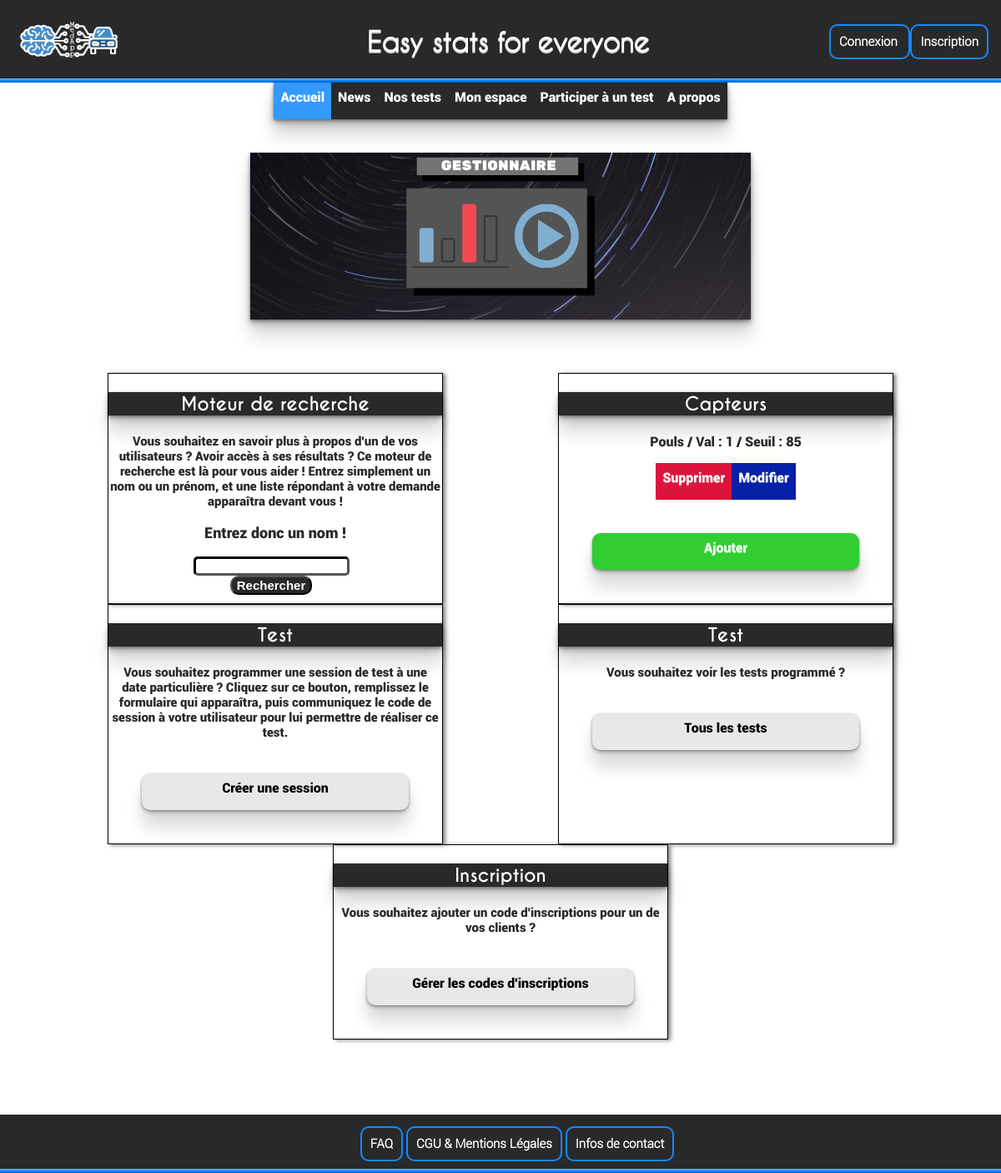
Page /page_gestionnaire.php on the committed database.
### tables this page shows
CREATE TABLE IF NOT EXISTS `capteur` (
  `idCapteur` int(11) NOT NULL AUTO_INCREMENT,
  `Type` varchar(100) NOT NULL,
  `Valeur` double NOT NULL,
  `seuil` double NOT NULL,
  `Date` date DEFAULT NULL,
  `idBoitier` int(11) NOT NULL,
  PRIMARY KEY (`idCapteur`),
  KEY `idBoitier` (`idBoitier`)
);

### page_gestionnaire.php (called while the page is built, shortened)
<?php
include_once("includes/AccesBase.php");
$capteurs = $db->query('SELECT * FROM capteur ORDER BY idCapteur DESC');
include_once('Vues/page_gestionnaire.vue.php');
?>

### Vues/page_gestionnaire.vue.php (the view, shortened to what this page needs)
<!DOCTYPE HTML>
<html>
  <head>
	<link rel="stylesheet" type="text/css" href="design/page_gestionnaire.css">
  </head>
  <body>
    <header><?php include_once('includes/header.php'); ?></header>
    <div id = "main">
      <div align="center">
        <img class="bannière" src="ressources/page_gestionnaire.png" alt="Alt text"/>
      </div>
      <div class="options">
        <div class="catégorie">
          <p class="titre_catég"> Moteur de recherche </p>
          <p class="intro"> Vous souhaitez en savoir plus à propos d'un de vos utilisateurs ? Avoir accès à ses résultats ? Ce moteur de
          recherche est là pour vous aider ! Entrez simplement un nom ou un prénom, et une liste répondant à votre demande apparaîtra devant vous ! </p>
          <center>
            <p class="titre_search"> Entrez donc un nom ! </p>
            <section class="moteur_recherche">
              <div class="recherche">
                <form method="post" action="resultat_recherche.php">
                    <input type="text" name="keywords" class="champ_saisie"><br/>
                    <input type="submit" value="Rechercher" class="bouton_recherche">
                </form>
              </div>
            </section>
          </center>
        </div>
        <div class="catégorie">
          <p class="titre_catég"> Capteurs </p>
            <?php while($c = $capteurs->fetch()){ ?>
              <p class="capteur"><?= $c['Type'] ?> / Val : <?=$c['Valeur'] ?>
              / Seuil :  <?= $c['seuil'] ?></p>
          <ul class="Actions">
            <li class="Del_cap"><a href="page_admin.php?delete_cap=<?= $c['idCapteur']?>" onclick="return confirm('Etes-vous sûr de vouloir effectuer la suppresion ?');">Supprimer</a></li>
            <li class="Modif_cap"><a href="page_capteur.php?modif_cap=<?= $c['idCapteur']?>">Modifier</a> </li>
          </ul>
          <?php } ?>
          <a class="Add_cap" href="add_capteur.php">Ajouter</a>
        </div>
        <div class="catégorie">
          <p class="titre_catég"> Test </p>
          <p class="intro"> Vous souhaitez programmer une session de test à une date particulière ? Cliquez sur ce bouton, remplissez le formulaire
          qui apparaîtra, puis communiquez le code de session à votre utilisateur pour lui permettre de réaliser ce test. </p>
          <a class="création_test" href="Creation_test.php">Créer une session</a>
        </div>
        <div class="catégorie">
          <p class="titre_catég"> Test </p>
          <p class="intro"> Vous souhaitez voir les tests programmé ?</p>
          <a class="création_test" href="affichageTest.php">Tous les tests</a>
        </div>
        <div class="catégorie">
          <p class="titre_catég"> Inscription </p>
          <p class="intro"> Vous souhaitez ajouter un code d'inscriptions pour un de vos clients ?</p>
          <a class="création_test" href="affichageTest.php">Gérer les codes d'inscriptions</a>
        </div>
      </div>
    </div>
    <footer><?php include_once('includes/footer.php'); ?></footer>
  </body>
</html>

### design/page_gestionnaire.css (style rules this page uses)
body { margin:0; }
.bannière { box-shadow: 0 1px 3px rgba(0, 0, 0, .3), 0 3px 5px rgba(0, 0, 0, .2), 0 5px 10px rgba(0, 0, 0, .2), 0 20px 20px rgba(0, 0, 0, .15); }
.options { margin:5%; display:flex; justify-content: space-around; flex-wrap: wrap; }
.catégorie { box-shadow: 3px 1px 5px grey; border: 1px solid black; width:400px; height: auto; }
.titre_catég { font-family: CaviarDreams-Bold; font-size: 22px; text-align: center; color: white; background-color: #28292A; box-shadow: 0 1px 3px rgba(0, 0, 0, .3), 0 3px 5px rgba(0, 0, 0, .2), 0 5px 10px rgba(0, 0, 0, .2), 0 20px 20px rgba(0, 0, 0, .15); }
.intro { margin: 2px; font-family: Roboto-Black; font-size: 15px; text-align: center; color: #28292A; }
.titre_search { font-family: Roboto-Black; font-size:18px; text-align: center; color: #28292A; }
.recherche { margin-right: 10px; }
.champ_saisie { border-radius: 5px; border-width: 3px; border-color: black; }
.bouton_recherche { border-radius: 10px; font-weight: bold; font-size:15px; color: white; background: #28292A; transition: all .2s; }
.création_test { font-family: Roboto-Black; display: block; text-align: center; color: black; text-decoration: none; margin: 10%; background-color: #e9e8e8; border-radius: 10px; padding: 8px 8px 17px 8px; text-shadow: 0 1px 0 rgba(255, 255, 255, .4); box-shadow: 0 1px 3px rgba(0, 0, 0, .3), 0 3px 5px rgba(0, 0, 0, .2), 0 20px 20px rgba(0, 0, 0, .15); transition: all .2s; }
.capteur { font-family: Roboto-Black; text-align: center; color: #28292A; }
.Add_cap { background-color: #32CD32; font-family: Roboto-Black; display: block; text-align: center; color: white; text-decoration: none; padding: 8px 8px 17px 8px; text-shadow: 0 1px 0 rgba(255, 255, 255, .4); margin:10%; border-radius:10px; box-shadow: 0 1px 3px rgba(0, 0, 0, .3), 0 3px 5px rgba(0, 0, 0, .2), 0 20px 20px rgba(0, 0, 0, .15); transition: all .4s; }
.Del_cap { background-color: #DC143C; }
.Modif_cap { background-color: #0620A8; }
.Actions { display:table; width:auto; margin: auto; padding: 0; list-style-type: none; margin-bottom: 5%; }
.Actions li { display: table-cell; }
.Actions li a { font-family: Roboto-Black; display: block; text-align: center; color: white; text-decoration: none; padding: 8px 8px 17px 8px; text-shadow: 0 1px 0 rgba(255, 255, 255, .4); transition: all .4s; }

### design/footer.css (style rules this page uses)
footer { display:flexbox; position: relative; min-height: 100px; bottom: 0; left: 0; right: 0; top: auto; }

### rows in the picture
capteur: Type "Pouls", Valeur "1", seuil "85"
